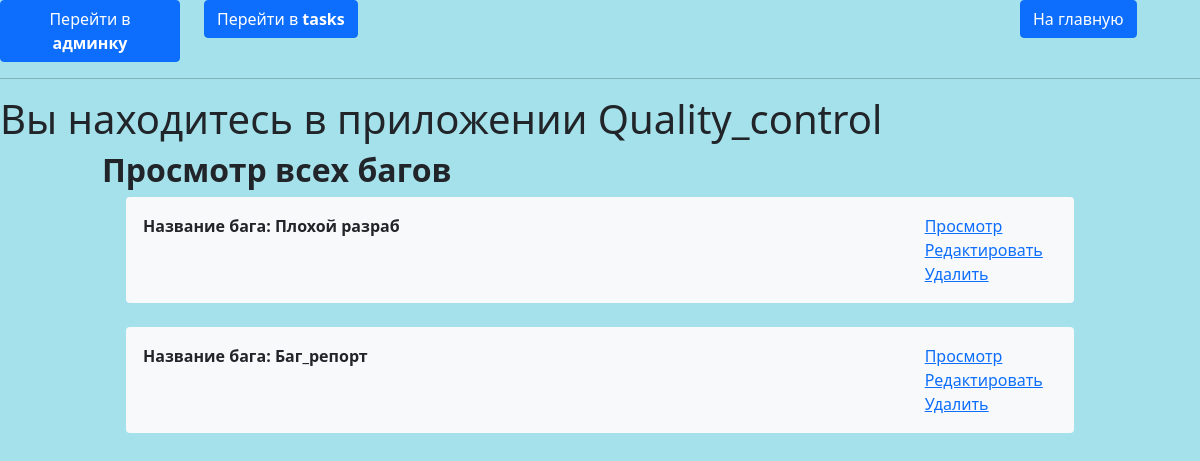
Before: /control/bugs/ with the older database file.
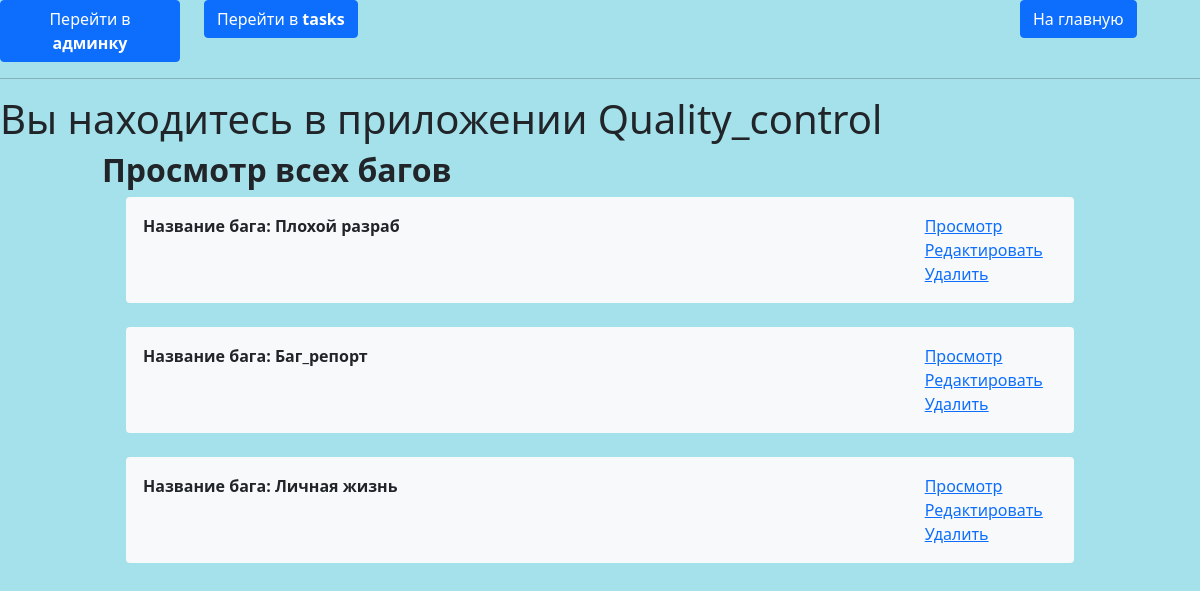
After: the same page with the newer database file.
### quality_control/models.py (models this page shows, shortened)
class BaseReport(models.Model):
    title = models.CharField(max_length=100)
    description = models.TextField(null=True, blank=True)
    profile = models.ForeignKey(Profile, on_delete=models.CASCADE)
    task = models.ForeignKey(Task, on_delete=models.CASCADE)
    priority = models.PositiveIntegerField(choices=[(i, i) for i in range(6)], default=0)
    created_at = models.DateTimeField(auto_now_add=True)
    updated_at = models.DateTimeField(auto_now=True)
    class Meta:
        abstract = True

class BugReport(BaseReport):
    STATUS_CHOICES = [('New', 'Новая'), ('In_work', 'В работе'), ('Done', 'Завершена')]
    status = models.CharField(max_length=20, choices=STATUS_CHOICES, default='New')
    class Meta:
        verbose_name = 'Баг-репорт'
        verbose_name_plural = 'Баг-репорты'

### quality_control/views.py (the view)
# urls.py: path('bugs/', control.bugs_read, name='bugs-read'),
def bugs_read(request):
    bugs = BugReport.objects.all()
    context = {
        'title': 'Bugs page',
        'message': 'Вы находитесь на страницами со списком багов',
        'bugs': bugs,
    }
    return render(request, 'quality_control/bugs-read.html', context)

### quality_control/templates/quality_control/bugs-read.html
{% extends "quality_control/base.html" %}
{% block content %}
<div class="row">
    <div class="col-1"></div>
    <div class="col-10">
        <h2><strong>Просмотр всех багов</strong></h2>
        <div class="container">
            {% if bugs %}
            {% for bug in bugs %}
                <div class="alert bg-light mb-4">
                <div class="row">
                    <div class="col-md-10">
                        <p class="mb-0"><strong>Название бага: {{ bug.title }}</strong></p>
                    </div>
                    <div class="col-md-2 text-right">
                        <a href="{% url 'bug-detail' bug.pk %}">Просмотр</a>
                        <a href="{% url 'bug-edit' bug.pk %}">Редактировать</a>
                        <a href="{% url 'bug-delete' bug.pk %}">Удалить</a>
                    </div>
                </div>
                </div>
            {% endfor %}
            {% else %}
                <p>Баг репортов создано не было! Идите ищите баги, они есть везде!</p>
            {% endif %}
        </div>
    </div>
    <div class="col-1"></div>
  </div>
  {% endblock content %}

Changed rows visible on the page:
added BugReport: title "Личная жизнь"
